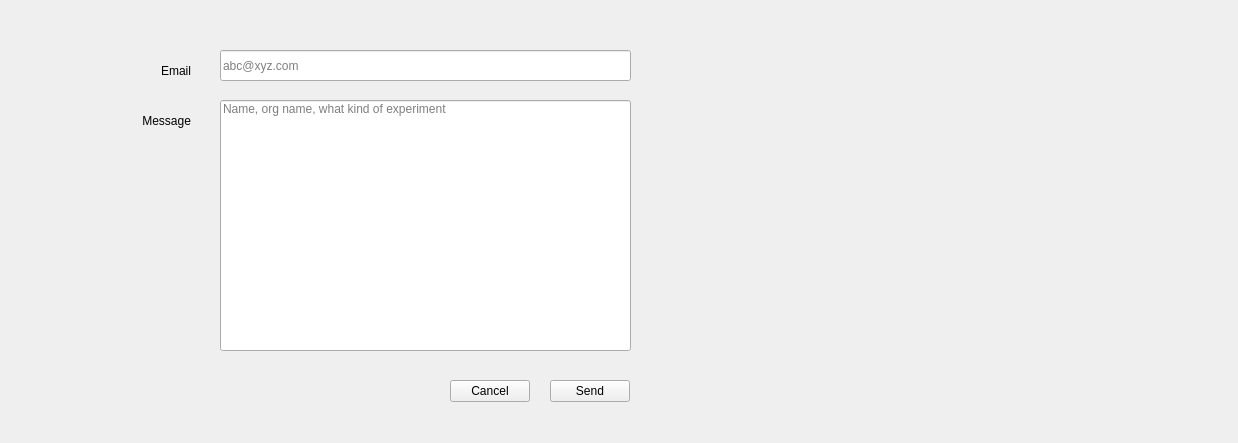
<?xml version="1.0" encoding="UTF-8"?>
<ui version="4.0">
 <class>Form</class>
 <widget class="QWidget" name="Form">
  <property name="geometry">
   <rect>
    <x>0</x>
    <y>0</y>
    <width>1238</width>
    <height>443</height>
   </rect>
  </property>
  <property name="windowTitle">
   <string>Form</string>
  </property>
  <widget class="QLineEdit" name="lineEdit">
   <property name="geometry">
    <rect>
     <x>220</x>
     <y>50</y>
     <width>411</width>
     <height>31</height>
    </rect>
   </property>
   <property name="text">
    <string/>
   </property>
   <property name="alignment">
    <set>Qt::AlignLeading|Qt::AlignLeft|Qt::AlignVCenter</set>
   </property>
   <property name="placeholderText">
    <string>abc@xyz.com</string>
   </property>
  </widget>
  <widget class="QLabel" name="label">
   <property name="geometry">
    <rect>
     <x>90</x>
     <y>50</y>
     <width>101</width>
     <height>41</height>
    </rect>
   </property>
   <property name="text">
    <string>Email</string>
   </property>
   <property name="alignment">
    <set>Qt::AlignRight|Qt::AlignTrailing|Qt::AlignVCenter</set>
   </property>
  </widget>
  <widget class="QLineEdit" name="lineEdit_2">
   <property name="geometry">
    <rect>
     <x>220</x>
     <y>100</y>
     <width>411</width>
     <height>251</height>
    </rect>
   </property>
   <property name="text">
    <string/>
   </property>
   <property name="alignment">
    <set>Qt::AlignLeading|Qt::AlignLeft|Qt::AlignTop</set>
   </property>
   <property name="placeholderText">
    <string>Name, org name, what kind of experiment </string>
   </property>
  </widget>
  <widget class="QPushButton" name="pushButton">
   <property name="geometry">
    <rect>
     <x>550</x>
     <y>380</y>
     <width>80</width>
     <height>22</height>
    </rect>
   </property>
   <property name="text">
    <string>Send</string>
   </property>
  </widget>
  <widget class="QPushButton" name="pushButton_2">
   <property name="geometry">
    <rect>
     <x>450</x>
     <y>380</y>
     <width>80</width>
     <height>22</height>
    </rect>
   </property>
   <property name="text">
    <string>Cancel</string>
   </property>
  </widget>
  <widget class="QLabel" name="label_2">
   <property name="geometry">
    <rect>
     <x>80</x>
     <y>100</y>
     <width>111</width>
     <height>41</height>
    </rect>
   </property>
   <property name="layoutDirection">
    <enum>Qt::LeftToRight</enum>
   </property>
   <property name="text">
    <string>Message</string>
   </property>
   <property name="alignment">
    <set>Qt::AlignRight|Qt::AlignTrailing|Qt::AlignVCenter</set>
   </property>
  </widget>
 </widget>
 <resources/>
 <connections/>
</ui>
